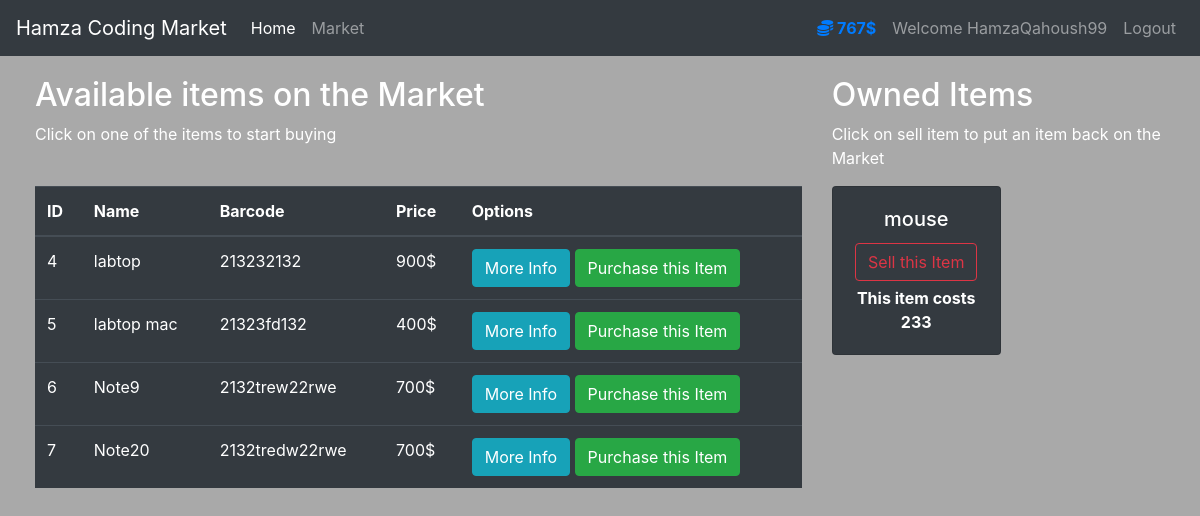
/market (signed in), run on the app's committed database.
### market/models.py (models this page shows, shortened)
class User(db.Model, UserMixin):
    id = db.Column(db.Integer, primary_key=True)
    username = db.Column(db.String(length=30), unique=True, nullable=False)
    email_address = db.Column(db.String(length=50), unique=True, nullable=False)
    password_hash = db.Column(db.String(length=60), nullable=False)
    budget = db.Column(db.Integer(), nullable=False, default=1000)
    items = db.relationship('Item', backref='owned_user', lazy=True)
    @property
    def password(self):
        return self.password
    @property
    def prettier_budget(self):
        if len(str(self.budget)) >= 4:
            return f'{str(self.budget)[:-3]},{str(self.budget)[-3:]}$'
        else:
            return f"{self.budget}$"

class Item(db.Model):
    id = db.Column(db.Integer, primary_key=True)
    name = db.Column(db.String(length=30), nullable=False, unique=True)
    price = db.Column(db.Integer, nullable=False)
    barcode = db.Column(db.String(length=12), nullable=False, unique=True)
    description = db.Column(db.String(length=1024), nullable=False, unique=True)
    owner = db.Column(db.Integer, db.ForeignKey('user.id'))

### market/routes.py (the view, shortened to what this page needs)
@app.route('/market', methods=['GET', 'POST'])
@login_required
def market_page():
    purchase_form = PurchaseItemForm()
    selling_form=SellItemForm()
    if request.method == "GET":
        items = Item.query.filter_by(owner=None)
        owned_items=Item.query.filter_by(owner=current_user.id)
        return render_template('market.html', title='market', items=items, purchase_form=purchase_form , owned_items=owned_items , selling_form=selling_form)

### market/models.py (called while the page is built)
@login_manager.user_loader
def load_user(user_id):
    return User.query.get(int(user_id))

### market/templates/market.html (shortened to what this page needs)
{% extends 'base.html' %}
{% block content %}
    <div class="row" style="margin-top:20px; margin-left:20px">
        <div class="col-8">
            <h2>Available items on the Market</h2>
            <p>Click on one of the items to start buying</p>
            <br>
            <table class="table table-hover table-dark">
                <thead>
                <tr>
                    <th scope="col">ID</th>
                    <th scope="col">Name</th>
                    <th scope="col">Barcode</th>
                    <th scope="col">Price</th>
                    <th scope="col">Options</th>
                </tr>
                </thead>
                <tbody>
                {% for item in items %}
                    <tr>
                        <td>{{ item.id }}</td>
                        <td>{{ item.name }}</td>
                        <td>{{ item.barcode }}</td>
                        <td>{{ item.price }}$</td>
                        <td>
                            <button class="btn btn-outline btn-info" data-toggle="modal"
                                    data-target="#Modal-MoreInfo-{{ item.id }}">More Info
                            </button>
                            <button class="btn btn-outline btn-success" data-toggle="modal"
                                    data-target="#Modal-PurchaseConfirm-{{ item.id }}">Purchase this Item
                            </button>
                        </td>
                    </tr>
                {% endfor %}
                </tbody>
            </table>
        </div>
        <div class="col-4">
            <h2>Owned Items</h2>
            <p>Click on sell item to put an item back on the Market</p>
            <div class="row">
                {% for owned_item in owned_items %}
                    <div class="col-md-6">
                        <div style="margin-bottom: 5px" class="card text-center bg-dark">
                            <div class="card-body">
                                <h5 class="card-title">{{ owned_item.name }}</h5>
                                <button type="button" class="btn btn-outline-danger" style="margin-bottom: 5px"
                                        data-toggle="modal" data-target="#Modal-SellingConfirm-{{ owned_item.id }}">
                                    Sell this Item
                                </button>
                                <p class="card-text"><strong> This item costs {{ owned_item.price }}</strong></p>
                            </div>
                        </div>
                    </div>
                {% endfor %}
            </div>
            <br>
        </div>
    </div>
{% endblock %}

### market/templates/base.html (shortened to what this page needs)
<!doctype html>
<html lang="en">
   <head>
      <link rel="stylesheet" href="https://cdn.jsdelivr.net/npm/bootstrap@4.5.3/dist/css/bootstrap.min.css">
   </head>
   <body>
<nav class="navbar navbar-expand-md navbar-dark bg-dark">
  <a class="navbar-brand" href="#">Hamza Coding Market</a>
  <div class="collapse navbar-collapse" id="navbarNav">
      <ul class="navbar-nav mr-auto">
    <li class="nav-item active">
        <a class="nav-link" href="{{ url_for('home_page') }}">Home <span class="sr-only">(current)</span></a>
    </li>
    <li class="nav-item">
        <a class="nav-link" href="{{ url_for('market_page') }}">Market</a>
    </li>
</ul>
      {% if current_user.is_authenticated %}
          <ul class="navbar-nav">
           <li class="nav-item">
              <a class="nav-link font-weight-bold text-primary" > <i class="fas fa-coins"></i> {{ current_user.prettier_budget }}</a>
            </li>
            <li class="nav-item">
              <a class="nav-link" > Welcome {{ current_user.username }}  </a>
            </li>
             <li class="nav-item">
                  <a class="nav-link" href="{{ url_for('logout_page') }}">Logout</a>
            </li>
        </ul>
      {% endif %}
  </div>
</nav>
{% block content  %}
{% endblock %}
   </body>
</html>

### market/templates/base.html (style rules this page uses)
body { background-color : darkgray ; color: white ; }

### data on the page
User: prettier_budget "767$", username "HamzaQahoush99"
Item: id "4", name "labtop", barcode "213232132", price "900"
Item: id "5", name "labtop mac", barcode "21323fd132", price "400"
Item: id "6", name "Note9", barcode "2132trew22rwe", price "700"
Item: id "7", name "Note20", barcode "2132tredw22rwe", price "700"
Item: name "mouse", price "233"
